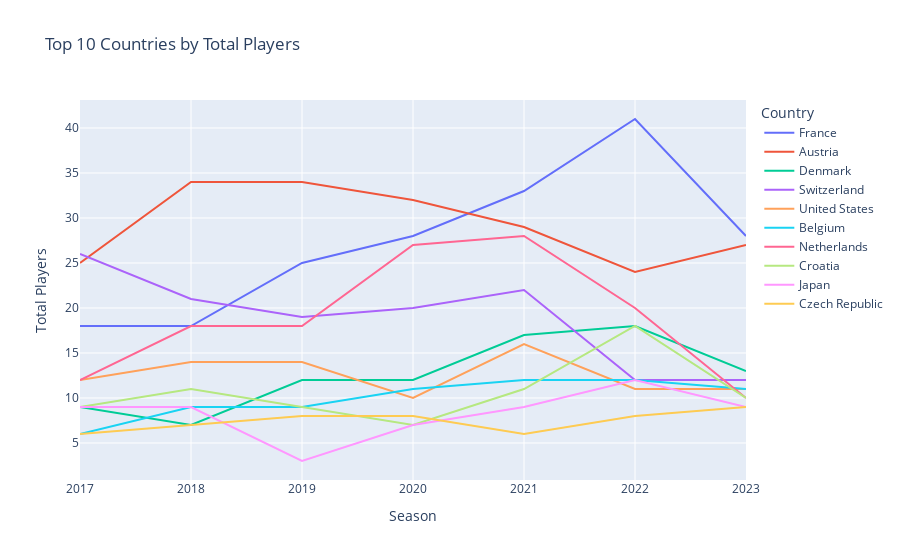

Notebook source saved alongside this figure:
### Code cell
plots.var_totals_plot(column='country')

### Figure 1 — Plotly figure (JSON) as saved in the notebook; plotly's stock layout.template omitted (floating-point values rounded to 4 significant figures)
{"data": [{"hovertemplate": "country=France<br>variable=%{x}<br>value=%{y}<extra></extra>", "legendgroup": "France", "line": {"color": "#636efa", "dash": "solid"}, "marker": {"symbol": "circle"}, "mode": "lines", "name": "France", "orientation": "v", "showlegend": true, "type": "scatter", "x": ["2017", "2018", "2019", "2020", "2021", "2022", "2023"], "xaxis": "x", "y": [18, 18, 25, 28, 33, 41, 28], "yaxis": "y"}, {"hovertemplate": "country=Austria<br>variable=%{x}<br>value=%{y}<extra></extra>", "legendgroup": "Austria", "line": {"color": "#EF553B", "dash": "solid"}, "marker": {"symbol": "circle"}, "mode": "lines", "name": "Austria", "orientation": "v", "showlegend": true, "type": "scatter", "x": ["2017", "2018", "2019", "2020", "2021", "2022", "2023"], "xaxis": "x", "y": [25, 34, 34, 32, 29, 24, 27], "yaxis": "y"}, {"hovertemplate": "country=Denmark<br>variable=%{x}<br>value=%{y}<extra></extra>", "legendgroup": "Denmark", "line": {"color": "#00cc96", "dash": "solid"}, "marker": {"symbol": "circle"}, "mode": "lines", "name": "Denmark", "orientation": "v", "showlegend": true, "type": "scatter", "x": ["2017", "2018", "2019", "2020", "2021", "2022", "2023"], "xaxis": "x", "y": [9, 7, 12, 12, 17, 18, 13], "yaxis": "y"}, {"hovertemplate": "country=Switzerland<br>variable=%{x}<br>value=%{y}<extra></extra>", "legendgroup": "Switzerland", "line": {"color": "#ab63fa", "dash": "solid"}, "marker": {"symbol": "circle"}, "mode": "lines", "name": "Switzerland", "orientation": "v", "showlegend": true, "type": "scatter", "x": ["2017", "2018", "2019", "2020", "2021", "2022", "2023"], "xaxis": "x", "y": [26, 21, 19, 20, 22, 12, 12], "yaxis": "y"}, {"hovertemplate": "country=United States<br>variable=%{x}<br>value=%{y}<extra></extra>", "legendgroup": "United States", "line": {"color": "#FFA15A", "dash": "solid"}, "marker": {"symbol": "circle"}, "mode": "lines", "name": "United States", "orientation": "v", "showlegend": true, "type": "scatter", "x": ["2017", "2018", "2019", "2020", "2021", "2022", "2023"], "xaxis": "x", "y": [12, 14, 14, 10, 16, 11, 11], "yaxis": "y"}, {"hovertemplate": "country=Belgium<br>variable=%{x}<br>value=%{y}<extra></extra>", "legendgroup": "Belgium", "line": {"color": "#19d3f3", "dash": "solid"}, "marker": {"symbol": "circle"}, "mode": "lines", "name": "Belgium", "orientation": "v", "showlegend": true, "type": "scatter", "x": ["2017", "2018", "2019", "2020", "2021", "2022", "2023"], "xaxis": "x", "y": [6, 9, 9, 11, 12, 12, 11], "yaxis": "y"}, {"hovertemplate": "country=Netherlands<br>variable=%{x}<br>value=%{y}<extra></extra>", "legendgroup": "Netherlands", "line": {"color": "#FF6692", "dash": "solid"}, "marker": {"symbol": "circle"}, "mode": "lines", "name": "Netherlands", "orientation": "v", "showlegend": true, "type": "scatter", "x": ["2017", "2018", "2019", "2020", "2021", "2022", "2023"], "xaxis": "x", "y": [12, 18, 18, 27, 28, 20, 10], "yaxis": "y"}, {"hovertemplate": "country=Croatia<br>variable=%{x}<br>value=%{y}<extra></extra>", "legendgroup": "Croatia", "line": {"color": "#B6E880", "dash": "solid"}, "marker": {"symbol": "circle"}, "mode": "lines", "name": "Croatia", "orientation": "v", "showlegend": true, "type": "scatter", "x": ["2017", "2018", "2019", "2020", "2021", "2022", "2023"], "xaxis": "x", "y": [9, 11, 9, 7, 11, 18, 10], "yaxis": "y"}, {"hovertemplate": "country=Japan<br>variable=%{x}<br>value=%{y}<extra></extra>", "legendgroup": "Japan", "line": {"color": "#FF97FF", "dash": "solid"}, "marker": {"symbol": "circle"}, "mode": "lines", "name": "Japan", "orientation": "v", "showlegend": true, "type": "scatter", "x": ["2017", "2018", "2019", "2020", "2021", "2022", "2023"], "xaxis": "x", "y": [9, 9, 3, 7, 9, 12, 9], "yaxis": "y"}, {"hovertemplate": "country=Czech Republic<br>variable=%{x}<br>value=%{y}<extra></extra>", "legendgroup": "Czech Republic", "line": {"color": "#FECB52", "dash": "solid"}, "marker": {"symbol": "circle"}, "mode": "lines", "name": "Czech Republic", "orientation": "v", "showlegend": true, "type": "scatter", "x": ["2017", "2018", "2019", "2020", "2021", "2022", "2023"], "xaxis": "x", "y": [6, 7, 8, 8, 6, 8, 9], "yaxis": "y"}], "layout": {"legend": {"title": {"text": "Country"}, "tracegroupgap": 0}, "title": {"text": "Top 10 Countries by Total Players"}, "xaxis": {"anchor": "y", "domain": [0, 1], "title": {"text": "Season"}}, "yaxis": {"anchor": "x", "domain": [0, 1], "title": {"text": "Total Players"}}}}
